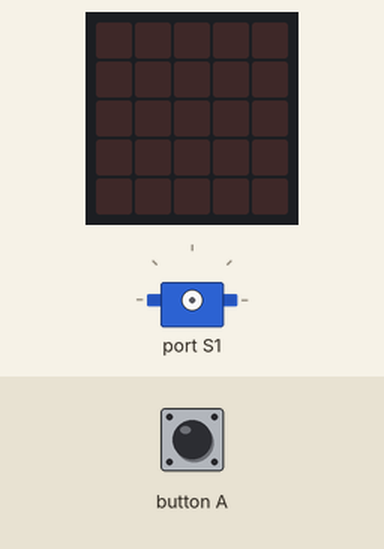
Simulated run of this program. Board: BBC micro:bit (MakeCode). On the bench: the board's 5×5 LED display, servo. The inputs (shaded band) are chosen by the test bench.

Above: at 1.2 s.
1.3 s: button A pressed for 0.15 s
At 2.05 s:
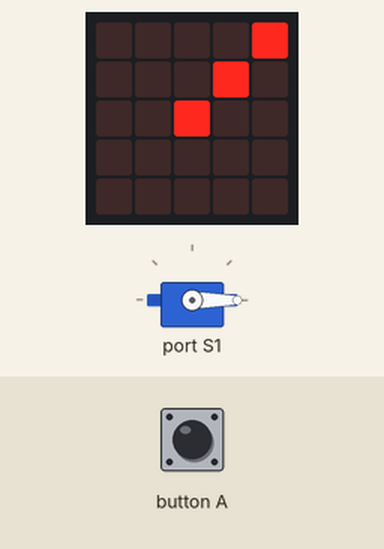
At 4.2 s:
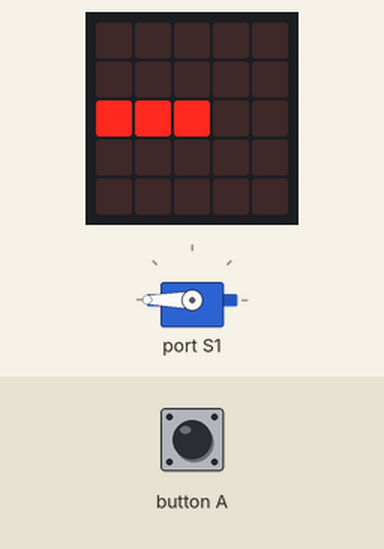
4.4 s: button A pressed for 0.15 s
At 4.75 s:
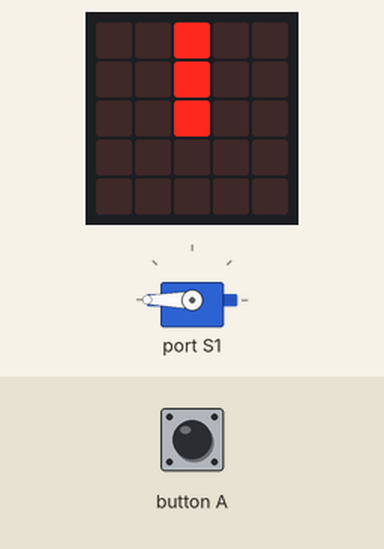
Timing chart, 0 to 8.1 s (numbered marks = the images above; inputs shaded):
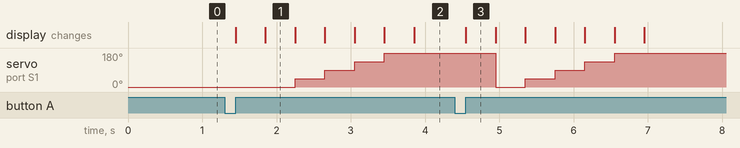

The program:

main.ts
```typescript
input.onButtonPressed(Button.A, function () {
    basic.showLeds(`
        . . # . .
        . . # . .
        . . # . .
        . . . . .
        . . . . .
        `)
    robotbit.Servo(robotbit.Servos.S1, 0)
    basic.showLeds(`
        . . . . #
        . . . # .
        . . # . .
        . . . . .
        . . . . .
        `)
    robotbit.Servo(robotbit.Servos.S1, 45)
    basic.showLeds(`
        . . . . .
        . . . . .
        . . # # #
        . . . . .
        . . . . .
        `)
    robotbit.Servo(robotbit.Servos.S1, 90)
    basic.showLeds(`
        . . . . .
        . . . . .
        . . # . .
        . . . # .
        . . . . #
        `)
    robotbit.Servo(robotbit.Servos.S1, 135)
    basic.showLeds(`
        . . . . .
        . . . . .
        . . # . .
        . . # . .
        . . # . .
        `)
    robotbit.Servo(robotbit.Servos.S1, 180)
    basic.showLeds(`
        . . . . .
        . . . . .
        . . # . .
        . # . . .
        # . . . .
        `)
    robotbit.Servo(robotbit.Servos.S1, 225)
    basic.showLeds(`
        . . . . .
        . . . . .
        # # # . .
        . . . . .
        . . . . .
        `)
    robotbit.Servo(robotbit.Servos.S1, 270)
})
```

test.ts
```typescript
// testes vão aqui; isto não será compilado quando este pacote for usado como uma extensão.
```

Measured:
- after the input at 1.3 s, servo on port S1: 0° → 45° after 0.95 s, → 90° 0.40 s later, → 135° 0.40 s later, → 180° 0.40 s later; the display: first changes after 0.15 s (image 1 shows a later state)
- after the input at 4.4 s, servo on port S1: 180° → 0° after 0.55 s, → 45° 0.40 s later, → 90° 0.40 s later, → 135° 0.40 s later, … (5 changes in this stretch); the display: changes after 0.15 s (image 3)
- what the display in image 1 shows lasts 0.4 s, from 1.9 s to 2.3 s
